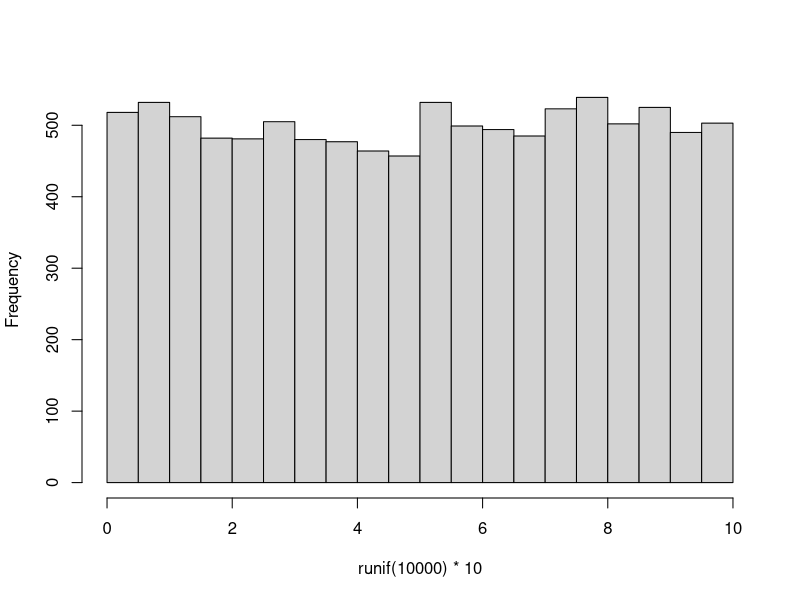
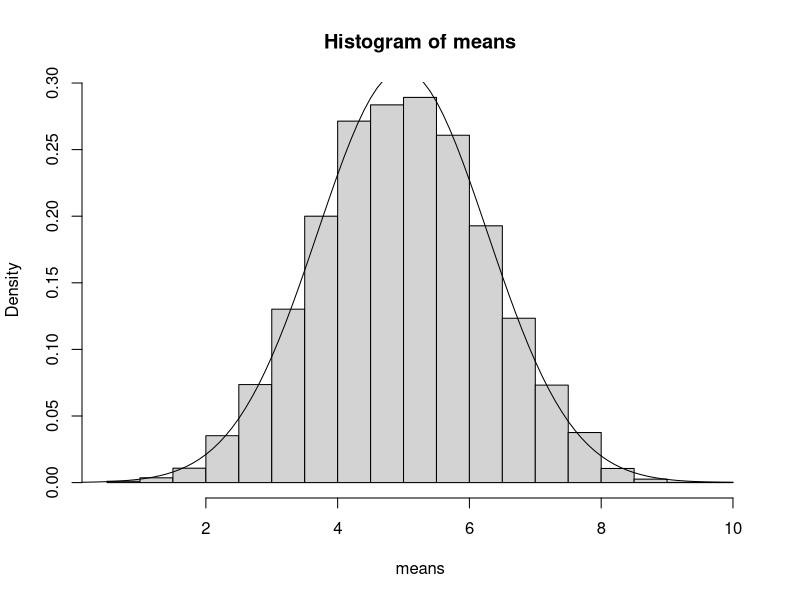

The R source for these figures, in order:
hist(runif(10000)*10,main="")
means <-numeric(10000)
for (i in 1:10000) {means[i] <-mean(runif(5)*10)}
hist(means,freq=FALSE)
mean(means)
sd(means)
xv <-seq(0,10,0.1)
yv <-dnorm(xv,mean=mean(means), sd=sd(means))
lines(xv,yv)